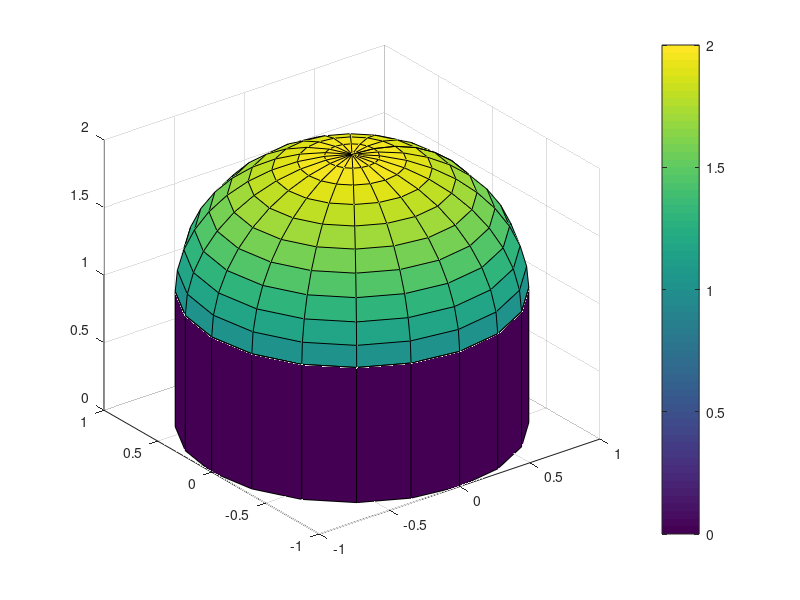

Source code (MATLAB):
function []=dome()
    hold off;
    [x,y,z]=sphere;
    x=x(11:end,:);
    y=y(11:end,:);
    z=z(11:end,:)+1;
    surf(x,y,z)
    hold on;
    cylinder
    colorbar;
    hold off;
end